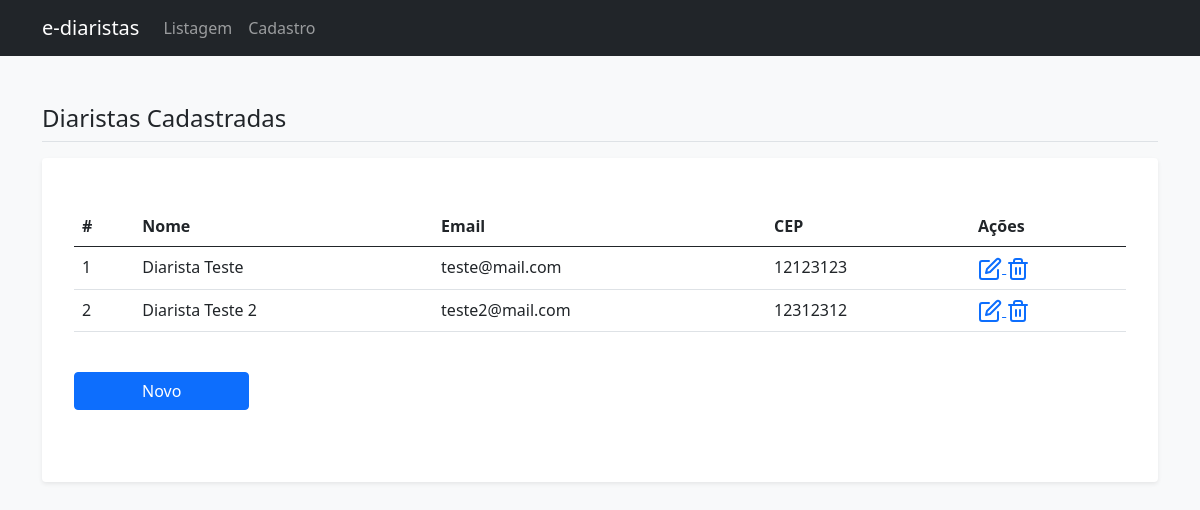
Page /web/listar_diaristas on the earlier database version.
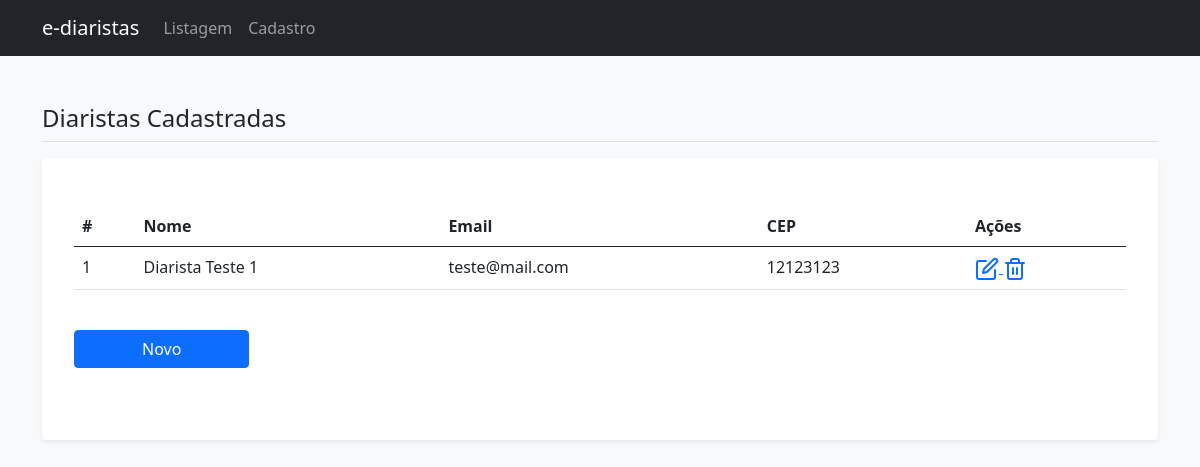
Same page on the later database version.
### web/models.py (models this page shows)
class Diarista(models.Model):
    nome_completo = models.CharField(max_length=100, null=False, blank=False)
    cpf = models.CharField(max_length=11, null=False, blank=False, unique=True)
    email = models.EmailField(null=False, blank=False, unique=True)
    telefone = models.CharField(max_length=11, null=False, blank=False)
    logradouro = models.CharField(max_length=100, null=False, blank=False)
    numero = models.IntegerField(null=False, blank=False)
    bairro = models.CharField(max_length=100, null=False, blank=False)
    complemento = models.CharField(max_length=100, null=False, blank=True)
    cep = models.CharField(max_length=8, null=False, blank=False)
    estado = models.CharField(max_length=2, null=False, blank=False)
    codigo_ibge = models.IntegerField(null=False, blank=False)
    foto_usuario = models.ImageField(null=False)

### web/views.py (the view)
# urls.py: path('listar_diaristas', listar_diaristas, name='listar_diaristas'),
def listar_diaristas(request):
    diaristas = Diarista.objects.all()
    return render(request, 'lista_diaristas.html', {'diaristas': diaristas})

### web/templates/lista_diaristas.html
{% extends 'base.html' %}
{% load easy_mask %}
{% block conteudo %}
<h4 class="border-bottom pb-2 mb-0">Diaristas Cadastradas</h4>
<div class="my-3 p-3 bg-body rounded shadow-sm">
    <div class="my-3 p-3">
        <table class="table">
            <thead>
            <tr>
                <th>#</th>
                <th>Nome</th>
                <th>Email</th>
                <th>CEP</th>
                <th>Ações</th>
            </tr>
            </thead>
            <tbody>
            {% for diarista in diaristas %}
            <tr>
                <td>{{diarista.id}}</td>
                <td>{{diarista.nome_completo}}</td>
                <td>{{diarista.email}}</td>
                <td>{{diarista.cep | cep}}</td>
                <td>
                    <a href="{% url 'editar_diarista' diarista.id %}" data-bs-toggle="tooltip" title="Editar">
                        <i data-feather="edit"></i>
                    </a>
                    <a href="{% url 'remover_diarista' diarista.id %}" data-bs-toggle="tooltip" title="Excluir">
                        <i data-feather="trash-2"></i>
                    </a>
                </td>
            </tr>
            {% endfor %}
            </tbody>
        </table>
        <div class="py-4 d-grid col-2">
            <a href="{% url 'cadastrar_diarista' %}" class="btn btn-primary">Novo</a>
        </div>
    </div>
</div>
{% endblock conteudo %}

Differences in the rows shown:
removed Diarista: id "2", nome_completo "Diarista Teste 2", email "teste2@mail.com", cep|cep "12312312"
changed Diarista "teste@mail.com": nome_completo "Diarista Teste" → "Diarista Teste 1"
